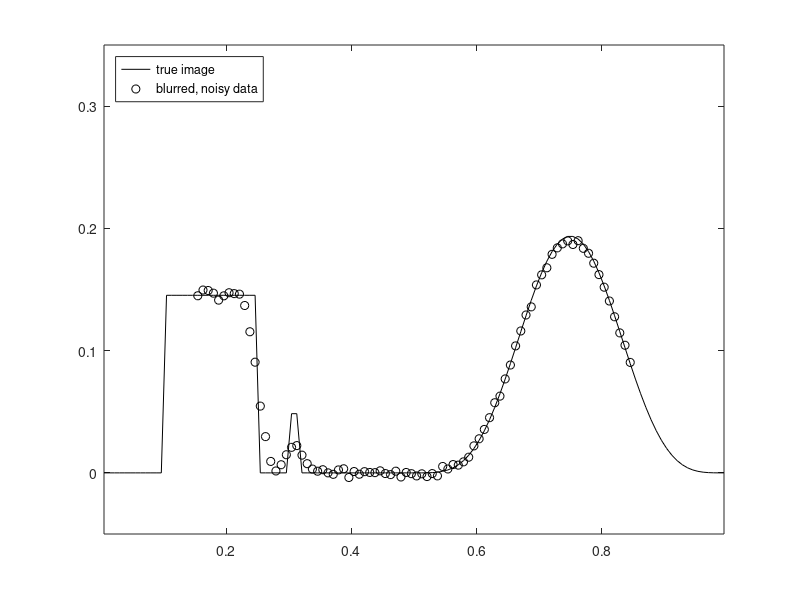
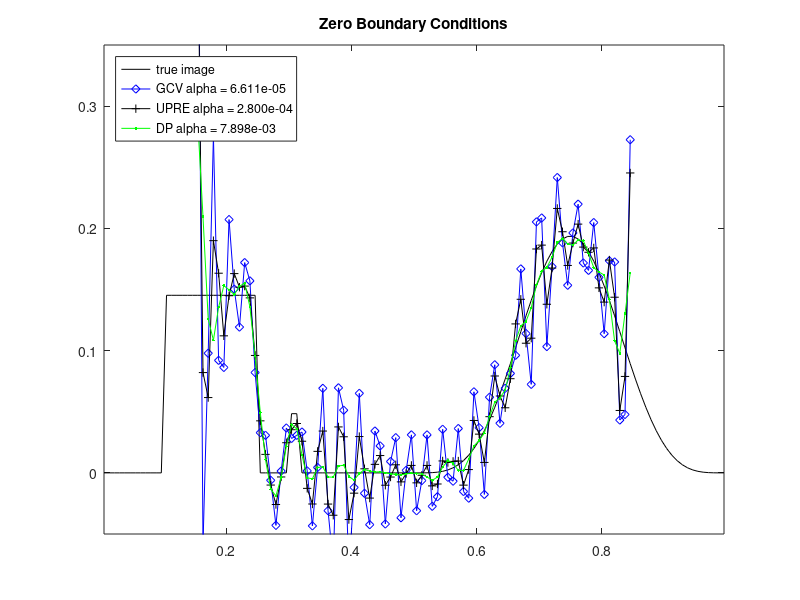

These figures' MATLAB source, in order: (Note: this script raises an error after producing the figures.)
%  
%  1d image deblurring inverse problem with Dirichlet boundary conditions.
%%
clear all, close all
n      = 120; %%%input(' No. of grid points = ');
h      = 1/n;
t      = [h/2:h:1-h/2]';
sig    = .02; %%%input(' Kernel width sigma = ');
kernel = (1/sqrt(pi)/sig) * exp(-(t-h/2).^2/sig^2);
A      = toeplitz(kernel)*h;
% Restrict the domain
ii     = find(t>.15 & t<.85);
A      = A(ii,:);

% Set up true solution x_true and data b = A*x_true + error.
x_true = .75*(.1<t&t<.25) + .25*(.3<t&t<.32) + (.5<t&t<1).*sin(2*pi*t).^4;
x_true = x_true/norm(x_true);
Ax = A*x_true;
err_lev = 2; %%%input(' Percent error in data = ');
sigma = err_lev/100 * norm(Ax) / sqrt(length(Ax));
eta =  sigma * randn(length(Ax),1);
b = Ax + eta;

%% Compute Tikhonov solution for the data driven boundary conditions
[U,S,V] = svd(A,'econ');
dS = diag(S); dS2 = dS.^2; 
Utb = U'*b;
% Take DP choice of regularization parameter.
DP_fn = @(a) (sum((a^2*Utb.^2)./(dS2+a).^2)-n*sigma^2)^2;
GCV_fn = @(a) sum((a^2*Utb.^2)./(dS2+a).^2)/(n-sum(dS2./(dS2+a)))^2;
UPRE_fn = @(a) sum((a^2*Utb.^2)./(dS2+a).^2)+2*sigma^2*sum(dS2./(dS2+a));
alpha_dp = fminbnd(DP_fn,0,1);
alpha_gcv = fminbnd(GCV_fn,0,1);
alpha_upre = fminbnd(UPRE_fn,0,1);
% Now compute the regularized solution for TSVD
dSfilt_gcv  = dS./(dS.^2+alpha_gcv );
dSfilt_upre = dS./(dS.^2+alpha_upre);
dSfilt_dp = dS./(dS.^2+alpha_dp);
xfilt_gcv  = V*(dSfilt_gcv .*(U'*b));
xfilt_upre = V*(dSfilt_upre.*(U'*b));
xfilt_dp = V*(dSfilt_dp.*(U'*b));

% Compute Tikhonov solution again for the zero BCs
Azero = A(:,ii);
[U,S,V] = svd(Azero);
dS = diag(S); dS2 = dS.^2; 
Utb = U'*b;
% Take DP choice of regularization parameter.
DP_fn = @(a) (sum((a^2*Utb.^2)./(dS2+a).^2)-n*sigma^2)^2;
GCV_fn = @(a) sum((a^2*Utb.^2)./(dS2+a).^2)/(n-sum(dS2./(dS2+a)))^2;
UPRE_fn = @(a) sum((a^2*Utb.^2)./(dS2+a).^2)+2*sigma^2*sum(dS2./(dS2+a));
  
zbc_alpha_dp = fminbnd(DP_fn,0,1);
zbc_alpha_gcv = fminbnd(GCV_fn,0,1);
zbc_alpha_upre = fminbnd(UPRE_fn,0,1);
% Now compute the regularized solution for TSVD
dSfilt_dp = dS./(dS.^2+zbc_alpha_dp);
dSfilt_gcv = dS./(dS.^2+zbc_alpha_gcv);
dSfilt_upre = dS./(dS.^2+zbc_alpha_upre);
xfiltZeroBC_dp = V*(dSfilt_dp.*(U'*b));
xfiltZeroBC_gcv = V*(dSfilt_gcv.*(U'*b));
xfiltZeroBC_upre = V*(dSfilt_upre.*(U'*b));
% Create plots
figure(1), 
  plot(t,x_true,'k',t(ii),b,'ko'), axis([t(1),t(end), -0.05, 0.35])
  legend('true image','blurred, noisy data','Location','NorthWest')
figure(2)
  plot(t,x_true,'k-',t(ii),xfiltZeroBC_gcv,'bd-',t(ii),xfiltZeroBC_upre,'k+-',t(ii),xfiltZeroBC_dp,'g.-')
  axis([t(1),t(end), -0.05, 0.35])
  legend('true image',sprintf('GCV alpha = %.3e',zbc_alpha_gcv),sprintf('UPRE alpha = %.3e',zbc_alpha_upre),sprintf('DP alpha = %.3e',zbc_alpha_dp),'Location','NorthWest')
  title('Zero Boundary Conditions')
saveTightFigure(figure(2),'zero_bc_recon.pdf')

figure(3)
  plot(t,x_true,'k-',t(ii),xfilt_gcv(ii),'bd-',t(ii),xfilt_upre(ii),'k+-',t(ii),xfilt_dp(ii),'g.-')
  axis([t(1),t(end), -0.05, 0.35])
  legend('true image',sprintf('GCV alpha = %.3e',alpha_gcv),sprintf('UPRE alpha = %.3e',alpha_upre),sprintf('dp alpha = %.3e',alpha_dp),'Location','NorthWest')
  title('Data Driven Boundary Conditions')
saveTightFigure(figure(3),'data_bc_recon.pdf')
